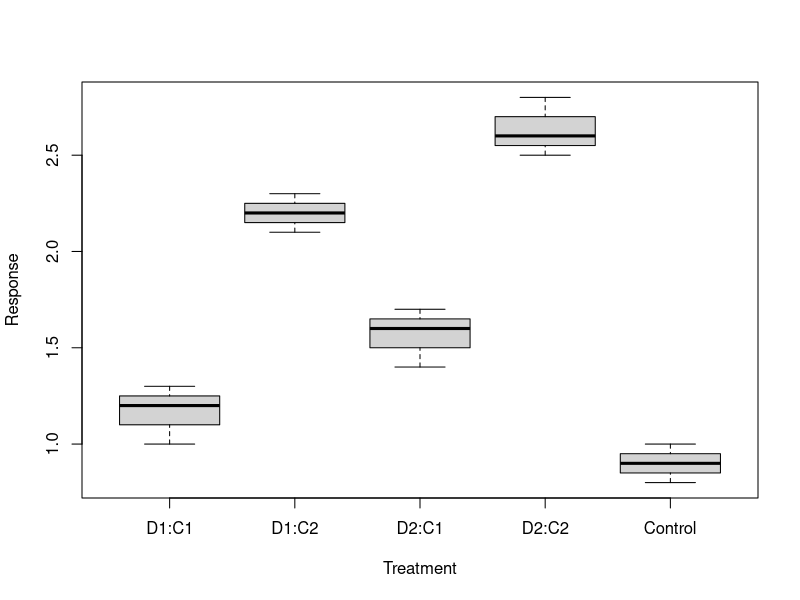
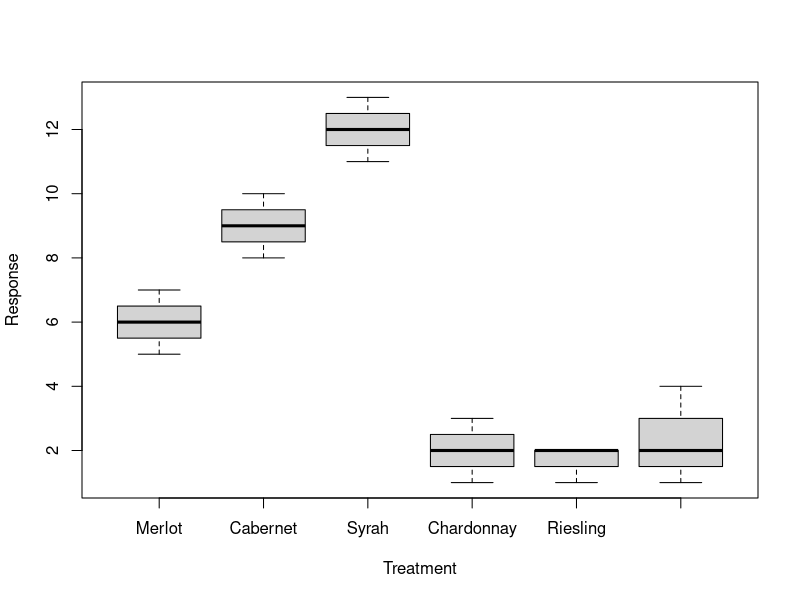
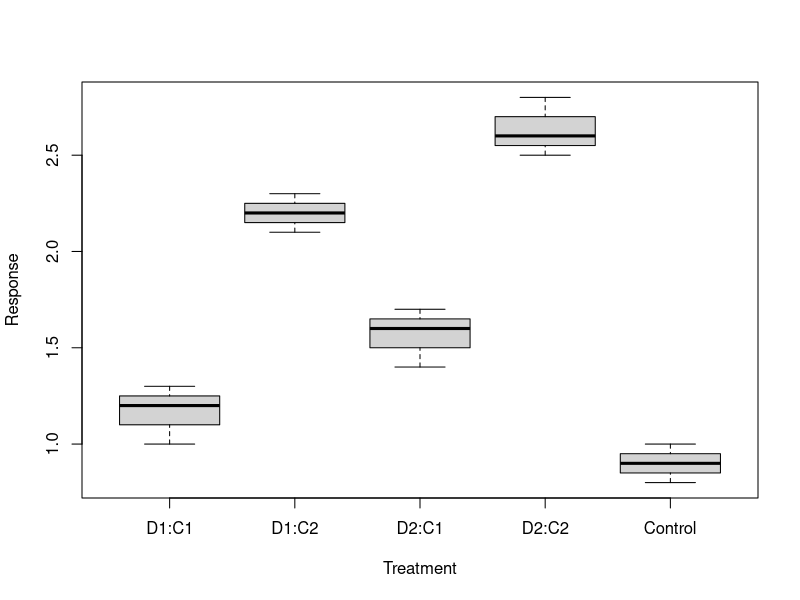

These figures' R source, in order:
## ---- chunk 1
Input = ("
Treatment   Response
 'D1:C1'    1.0
 'D1:C1'    1.2
 'D1:C1'    1.3
 'D1:C2'    2.1
 'D1:C2'    2.2
 'D1:C2'    2.3
 'D2:C1'    1.4
 'D2:C1'    1.6
 'D2:C1'    1.7
 'D2:C2'    2.5
 'D2:C2'    2.6
 'D2:C2'    2.8
 'Control'  1.0
 'Control'  0.9
 'Control'  0.8
")

Data = read.table(textConnection(Input),header=TRUE)
## ---- chunk 2
Data$Treatment = factor(Data$Treatment, 
                        levels=unique(Data$Treatment))


boxplot(Response ~ Treatment,
        data = Data,
        ylab="Response",
        xlab="Treatment")

## ---- chunk 3
model = lm(Response ~ Treatment, 
           data = Data)

library(car)

Anova(model, type="II")

summary(model)
## ---- chunk 4
levels(Data$Treatment)     
## ---- chunk 5
library(lsmeans)

leastsquare = lsmeans(model, "Treatment")

Contrasts = list(D1vsD2          = c(1,  1, -1, -1,  0),
                 C1vsC2          = c(1, -1,  1, -1,  0),
                 InteractionDC   = c(1, -1, -1,  1,  0),
                 C1vsC2forD1only = c(1, -1,  0,  0,  0),
                 C1vsC2forD2only = c(0,  0,  1, -1,  0),
                 TreatsvsControl = c(1,  1,  1,  1, -4),
                 T1vsC           = c(1,  0,  0,  0, -1),
                 T2vsC           = c(0,  1,  0,  0, -1),
                 T3vsC           = c(0,  0,  1,  0, -1),
                 T4vsC           = c(0,  0,  0,  1, -1))
## ---- chunk 6
contrast(leastsquare, Contrasts, adjust="sidak")
## ---- chunk 7
levels(Data$Treatment)     
## ---- chunk 8
Input = ("
Contrast.Name     D1C2  D1C2 D2C1 D2C2  Control
 D1vsD2            1     1   -1   -1     0
 C1vsC2            1    -1    1   -1     0
 InteractionDC     1    -1   -1    1     0
 C1vsC2forD1only   1    -1    0    0     0
 C1vsC2forD2only   0     0    1   -1     0
 TreatsvsControl   1     1    1    1    -4
 T1vsC             1     0    0    0    -1
 T2vsC             0     1    0    0    -1
 T3vsC             0     0    1    0    -1
 T4vsC             0     0    0    1    -1
")
## ---- chunk 9
Matriz = as.matrix(read.table(textConnection(Input),
                   header=TRUE,
                   row.names=1))


library(multcomp)

G = glht(model, 
         linfct = mcp(Treatment = Matriz))

G$linfct

summary(G, 
        test=adjusted("single-step"))
## ---- chunk 10
Input = ("
Treatment          Response
 Merlot             5
 Merlot             6
 Merlot             7
 Cabernet           8
 Cabernet           9
 Cabernet          10
 Syrah             11
 Syrah             12
 Syrah             13

 Chardonnay         1
 Chardonnay         2
 Chardonnay         3
 Riesling           1
 Riesling           2 
 Riesling           2
 Gewürtztraminer    1 
 Gewürtztraminer    2
 Gewürtztraminer    4
")

Data = read.table(textConnection(Input),header=TRUE)
## ---- chunk 11
Data$Treatment = factor(Data$Treatment, 
                        levels=unique(Data$Treatment))

Data

boxplot(Response ~ Treatment,
        data = Data,
        ylab="Response",
        xlab="Treatment")
## ---- chunk 12
levels(Data$Treatment)
## ---- chunk 13
model = lm(Response ~ Treatment, 
           data = Data)

library(car)

Anova(model, type="II")

summary(model)
## ---- chunk 14
library(lsmeans)

leastsquare = lsmeans(model, "Treatment")

Contrasts = list(Red_line1   = c(1, -1,  0,  0,  0,  0),
                 Red_line2   = c(0,  1, -1,  0,  0,  0))

   ### The column names match the order of levels of the treatment variable
   ### The coefficients of each row sum to 0

Test = contrast(leastsquare, Contrasts)

test(Test, joint=TRUE)
## ---- chunk 15
library(lsmeans)

leastsquare = lsmeans(model, "Treatment")

Contrasts = list(White_line1   = c(0,  0,  0,  1, -1,  0),
                 White_line2   = c(0,  0,  0,  0,  1, -1))
## ---- chunk 16
Test = contrast(leastsquare, Contrasts)
test(Test, joint=TRUE)

## ---- chunk 17
library(lsmeans)

leastsquare = lsmeans(model, "Treatment")

Contrasts = list(Red_vs_white    = c( 1,  1,  1, -1, -1, -1),
                 Merlot_vs_Cab   = c( 1, -1,  0,  0,  0,  0),
                 Cab_vs_Syrah    = c( 0,  1, -1,  0,  0,  0),
                 Syrah_vs_Merlot = c(-1,  0,  1,  0,  0,  0))
## ---- chunk 18
contrast(leastsquare, Contrasts, adjust="sidak")
## ---- chunk 19
Input = "
Contrast    Merlot  Cabernet  Syrah  Chardonnay  Riesling  Gewürtztraminer
 Red_line1  1       -1         0     0           0         0
 Red_line2  0        1        -1     0           0         0
"
## ---- chunk 20
Matriz = as.matrix(read.table(textConnection(Input),
                   header=TRUE,
                   row.names=1))


Matriz

library(multcomp)

G = glht(model, linfct = mcp(Treatment = Matriz))

G$linfct


summary(G, 
        test = Ftest())
## ---- chunk 21
Input = "
Contrast    Merlot  Cabernet  Syrah  Chardonnay  Riesling  Gewürtztraminer
 White_line1  0       0         0      1           -1          0
 White_line2  0       0         0      0            1         -1
"
## ---- chunk 22
Matriz = as.matrix(read.table(textConnection(Input),
                   header=TRUE,
                   row.names=1))


Matriz

library(multcomp)

G = glht(model, linfct = mcp(Treatment = Matriz))

G$linfct


summary(G, 
        test = Ftest())
## ---- chunk 23
Input = "
Contrast          Merlot  Cabernet  Syrah  Chardonnay  Riesling  Gewürtztraminer
 Red_vs_white      1        1         1     -1          -1        -1
 Merlot_vs_Cab     1       -1         0      0           0         0
 Cab_vs_Syrah      0        1        -1      0           0         0      
 Syrah_vs_Merlot  -1        0         1      0           0         0         
"
## ---- chunk 24
Matriz = as.matrix(read.table(textConnection(Input),
                   header=TRUE,
                   row.names=1))

Matriz

library(multcomp)

G = glht(model, 
         linfct = mcp(Treatment = Matriz))

G$linfct

summary(G, 
        test=adjusted("single-step"))
## ---- chunk 25
Input =("
Treatment   Response
 'D1:C1'    1.0
 'D1:C1'    1.2
 'D1:C1'    1.3
 'D1:C2'    2.1
 'D1:C2'    2.2
 'D1:C2'    2.3
 'D2:C1'    1.4
 'D2:C1'    1.6
 'D2:C1'    1.7
 'D2:C2'    2.5
 'D2:C2'    2.6
 'D2:C2'    2.8
 'Control'  1.0
 'Control'  0.9
 'Control'  0.8
")

Data = read.table(textConnection(Input),header=TRUE)

Data$Treatment = factor(Data$Treatment, levels=unique(Data$Treatment))
## ---- chunk 26
boxplot(Response ~ Treatment,
        data = Data,
        ylab="Response",
        xlab="Treatment")
levels(Data$Treatment)
## ---- chunk 27
D1vsD2 =          c(1,  1, -1, -1,  0)
C1vsC2 =          c(1, -1,  1, -1,  0)
InteractionDC =   c(1, -1, -1,  1,  0)
TreatsvsControl = c(1,  1,  1,  1, -4)

Matriz = cbind(D1vsD2, C1vsC2,
               InteractionDC, TreatsvsControl)

contrasts(Data$Treatment) = Matriz

CList = list("D1vsD2" = 1,
             "C1vsC2" = 2,
             "InteractionDC" = 3,
             "TreatsvsControl" = 4)
## ---- chunk 28
model = aov(Response ~ Treatment, data = Data) 

summary(model,
        split=list(Treatment=CList))
